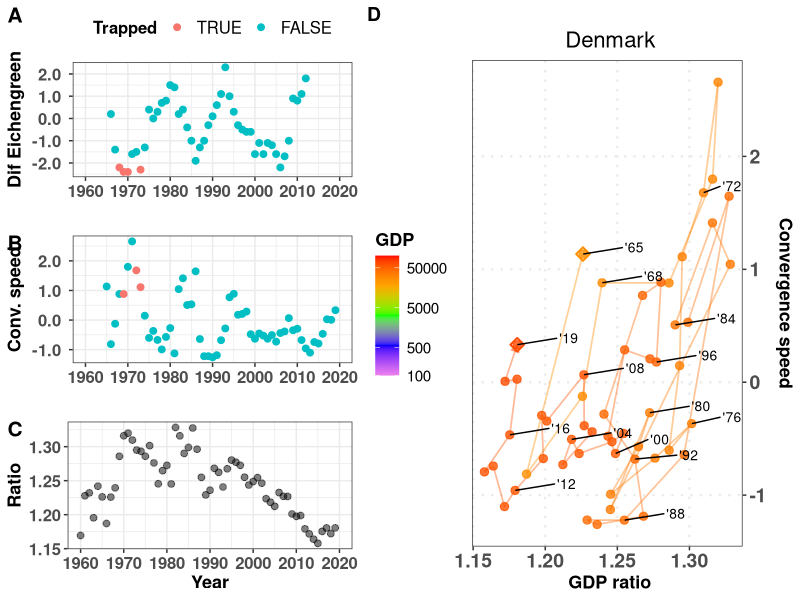
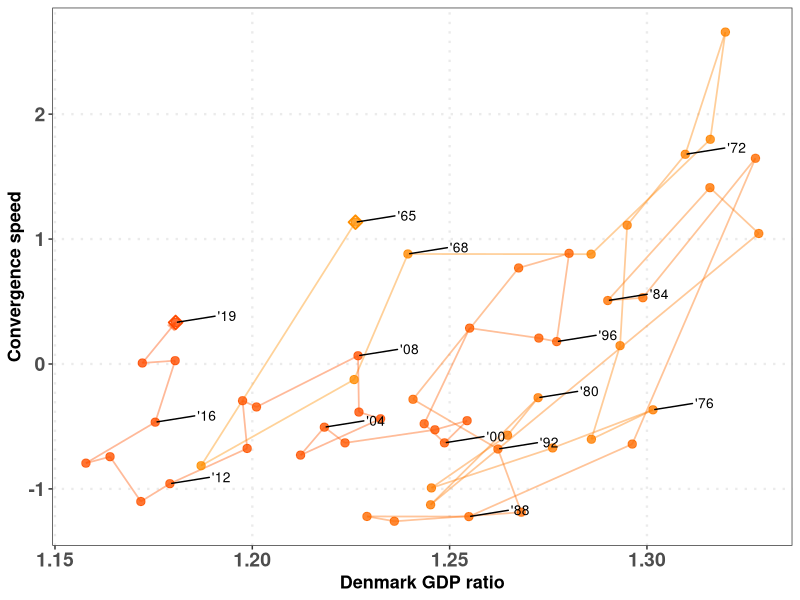
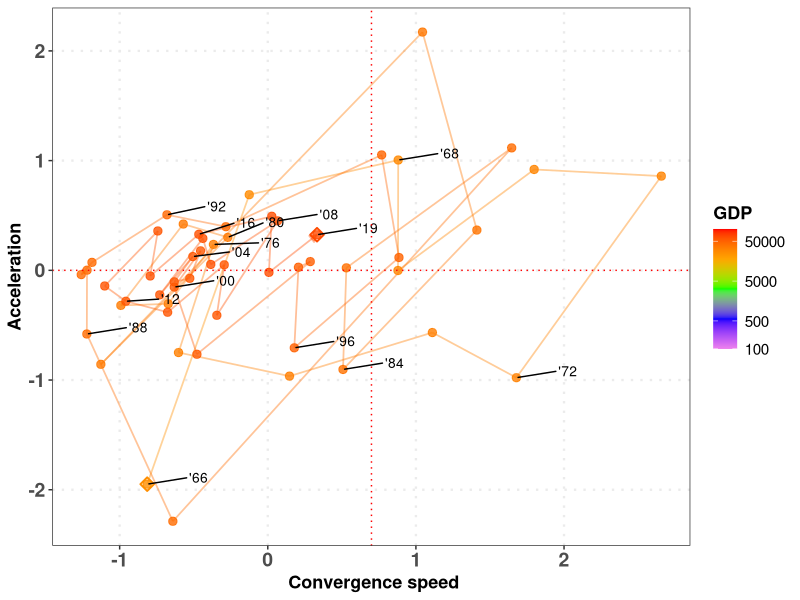
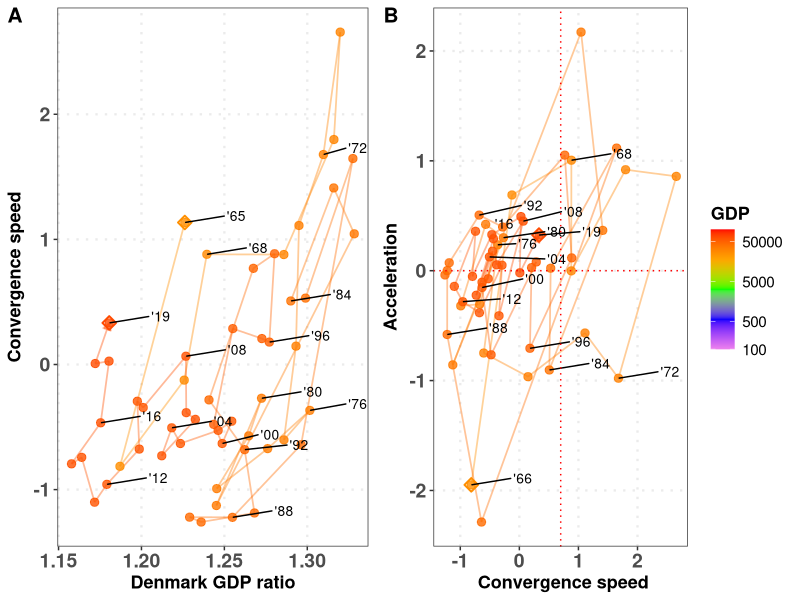
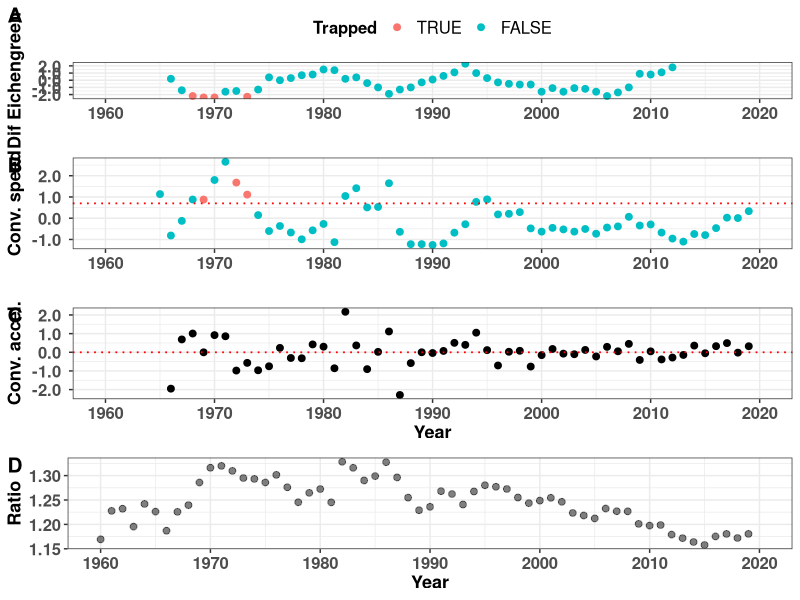

Here is the R script that generated these plots, in order:
# Script to generate all magnitudes
# 
# List lcriteria allows to choose GDP, GNI or both
#
# Author: Javier Garcia-Algarra
# August 2021
# 
# set print_indiv to TRUE to procude all plots
# set print_tiff to print the ALL plot in that format
#
# Inputs:  input_data/GDP2010_WB.csv    GNIS.csv
#          config_data/config_plots.csv
#          config_data/criteria.txt
# Results: data/all_speeds_criteria.csv
#          figs/countries

library(ggplot2)
library(ggrepel)
library(cowplot)
library(patchwork)
library(zoo)

# Function to format axis labels
scaleFUN <- function(x) sprintf("%2.1f ", x)

# Function to generate a phase plot
phase_plot <- function(datos,xlabel="",ylabel="",xint=NA,yint=NA,
                       axisright=FALSE,legendpos="none",mbreaks=c(),pais="")
{      
  pphase <- ggplot(data=datos) +
    geom_path(
      aes(y = Y, x = X, colour=Magnitude),alpha=0.4,size = 0.6,
      arrow = arrow(length = unit(0.2, "cm"),type="closed"))+
    geom_point(aes(y = Y, x = X, colour=Magnitude), size = 2.5,
               alpha=0.8) +
    geom_point(data=datos[1,],aes(y = Y, x = X, colour=Magnitude), size = 3,
               alpha=1,shape=23, stroke=1) +
    geom_point(data=datos[nrow(datos),],aes(y = Y, x = X, colour=Magnitude), size = 3,
               alpha=1,shape=23, stroke=1) +
    scale_color_gradientn(name=criteria,colours=c("violet","blue","green","orange","red"),trans="log",
                          breaks = mbreaks, labels = mbreaks,limits=c(100,100000))+
    geom_text_repel(data=subset(datos,(Year%%4 == 0) | (Year==max(Year)) | (Year==min(Year))),
                    aes(label=sprintf("'%02d",Year%%100),y = Y, x = X),
                    hjust=-2,vjust=-0.2, size=3.5, color= "black" )+
    xlab(paste(pais,xlabel)) + ylab(ylabel)+ theme_bw()+
    theme(panel.grid.minor = element_blank(),
          panel.grid.major = element_line(size = 0.8,linetype = "dotted"),
          legend.title = element_text(face="bold", size=13),
          legend.text = element_text( size=11),
          legend.position = legendpos,
          axis.text.y = element_text(face="bold", size=14),
          axis.text.x = element_text(face="bold", size=14),
          axis.title.x = element_text(face="bold", size=13),
          axis.title.y  = element_text(face="bold", size=13),
          plot.title = element_text(hjust = 0.5,size=16))
  if (!is.na(xint))
    pphase <- pphase + geom_vline(xintercept=minconvspeed, color="red",linetype = "dotted",size=0.5)
  if (!is.na(yint))
    pphase <- pphase + geom_hline(yintercept=0, color="red",linetype = "dotted",size=0.5)
  if (axisright)
    pphase <- pphase + scale_y_continuous(position = "right")
  return(pphase)
}



criteria <- read.table("config_data/criteria.txt")
lcriteria <- criteria$V1

configuration_file <- read.table("config_data/config_plots.csv", sep=";", header=TRUE)
if (configuration_file$CountryCode == "MSCI"){           # Plot MSCI countries
  countries_msci <- read.csv("input_data/countries_msci.csv")
  lcountrycode <- countries_msci$ISOCode
} else 
  lcountrycode <- configuration_file$CountryCode

print_indiv <- configuration_file$print_indiv      # Print individual files
print_tiff <- configuration_file$print_tiff        # Produce tiff files. Be careful, each tiff file weights 24 MB!

USA_perc_middle_GNI <- 0.3
USA_perc_middle_GDP <- 0.5
gap_widening_GDP <- 0
gap_widening_GNI <- 0
mmovper <- 5
last_year_Ecihengreen <- 2013
mingb_GDP <- 3.5
mindif_GDP <- -2
minMagnitude_GDP <- 10000
mingb_GNI <- 3.5
mindif_GNI <- -2
minMagnitude_GNI <- 10000
minconvspeed_GDP <- 0.7
minconvspeed_GNI <- 2
tdir1 <- "figs"
tdir <- paste0(tdir1,"/countries")
if (!dir.exists(tdir)){
  dir.create(tdir1)
  dir.create(tdir)
}
ppi <- 300
my_breaks <- c(100,500,1000,2500,5000,10000,20000,50000)
my_breaks <- c(100,500,5000,50000)


for (criteria in lcriteria)
{
  count_countries <- 0
  if (criteria == "GDP"){
    USA_perc_middle <- USA_perc_middle_GDP
    mingb <- mingb_GDP
    mindif <- mindif_GDP
    minMagnitude <- minMagnitude_GDP
    gap_widening <- gap_widening_GDP
    minconvspeed <- minconvspeed_GDP
  }
  else {
    USA_perc_middle <- USA_perc_middle_GNI
    mingb <- mingb_GNI
    mindif <- mindif_GNI
    minMagnitude <- minMagnitude_GNI
    gap_widening <- gap_widening_GNI
    minconvspeed <- minconvspeed_GNI
  }
  for (countrycode in lcountrycode)
  {
    count_countries <- count_countries + 1
    print(paste(countrycode,criteria))
    if (criteria == "GNI"){
      DATA_WB <- read.csv("input_data/GNIS.csv")
    } else
      DATA_WB <- read.delim2("input_data/GDP2010_WB.csv")
    rawdata <- DATA_WB[DATA_WB$Country.Code==countrycode,]
    usadata <- DATA_WB[DATA_WB$Country.Name=="United States",]
    country <- DATA_WB[DATA_WB$Country.Code==countrycode,]$Country.Name
    datos_pais <- data.frame("Year"=seq(1960,2019))
    datos_pais$Magnitude = 0
    datos_pais$growth = 0
    datos_pais$gb = 0      # Average growth backwards, for Eichengreen criterium
    datos_pais$ga = 0      # Average growth forward
    datos_pais$dif = 0     # Difference among ga and gb for Eichengreen criterium
    datos_pais$dgrowth_dt = 0
    datos_pais$USAMagnitude = 0
    datos_pais$ratio = NA
    datos_pais$drat4rio_dt = 0
    datos_pais$dratio_dt_mmov = 0
    datos_pais$dratio_dt2_mmov = NA
    period_calc = 7
    for (i in 1960:2020){
      datos_pais$Magnitude[i-(1960)] <- as.numeric(rawdata[,4+i-1960])
      datos_pais$USAMagnitude[i-(1960)] <- as.numeric(usadata[,4+i-1960]) # USA GDP or GNI
      datos_pais$ratio[i-(1960)] <- datos_pais$Magnitude[i-(1960)]/datos_pais$USAMagnitude[i-(1960)]
    }
    for (j in 2:nrow(datos_pais))
      datos_pais$growth[j] <- 100*(datos_pais$Magnitude[j] - datos_pais$Magnitude[j-1])/
                              (datos_pais$Magnitude[j-1])  # Magnitude growth
    for (j in 2:(nrow(datos_pais))){
      datos_pais$dgrowth_dt[j] <- (datos_pais$growth[j+1] - datos_pais$growth[j])
      # Gap closing speed
      datos_pais$dratio_dt[j] <- 100*(datos_pais$ratio[j] - datos_pais$ratio[j-1])
      }
    datos_pais$dratio_dt_mmov <- rollmean(datos_pais$dratio_dt, mmovper, fill = NA,  align = "right")
    #datos_pais$dratio_dt2_mmov<- rollmean(datos_pais$dratio_dt2, mmovper_acc, fill = NA,  align = "right")
    
    for (j in 2:(nrow(datos_pais)))
      datos_pais$dratio_dt2_mmov[j] <- (datos_pais$dratio_dt_mmov[j] - datos_pais$dratio_dt_mmov[j-1])
    # criteria Eichengreen
    for (j in period_calc:nrow(datos_pais))
      datos_pais$gb[j] <- sum(datos_pais$growth[(j-(period_calc-1)):j])/period_calc
    for (j in 1:(nrow(datos_pais)-period_calc))
      datos_pais$ga[j] <- sum(datos_pais$growth[(j+1):(j+(period_calc))])/period_calc
    for (j in 1:nrow(datos_pais))
      datos_pais$dif[j] <- datos_pais$ga[j]-datos_pais$gb[j]
    datosplot <- datos_pais[period_calc:(nrow(datos_pais)-period_calc),]
    datosplot$Trapped = FALSE
    limityears <- c(1960,2020)
    yearlabels <- seq(1960,2020,by=10) 
    datosplot$gb = (floor(datosplot$gb* 10)+1)/10
    datosplot$dif = (floor(datosplot$dif* 10)+1)/10
    for (k in 1:nrow(datosplot)){
      datosplot$Trapped[k] = (datosplot$Magnitude[k]>minMagnitude) & (datosplot$gb[k]>=mingb) & (datosplot$dif[k] <= mindif)
    }
    pEichen <- ggplot(data= datosplot, aes(x=Year,y=dif,color=Trapped))+
         geom_point(size=2)+ylab(paste("Dif Eichengreen"))+xlab("")+
         scale_color_discrete(limits = c('TRUE', 'FALSE'))+
         scale_x_continuous(limits=limityears,breaks=yearlabels,labels=yearlabels)+ 
         scale_y_continuous(labels=scaleFUN)+
         theme_bw()+ 
         theme(legend.position="top",
               legend.title = element_text(face="bold", size=12),
               legend.text = element_text( size=12),
            axis.text.y = element_text(face="bold", size=12),
            axis.text.x = element_text(face="bold", size=12),
            axis.title.x = element_text(face="bold", size=13),
            axis.title.y  = element_text(face="bold", size=13))
    
    datosEich <- datos_pais[(datos_pais$Year >= min(datosplot$Year))&
                              (datos_pais$Year<last_year_Ecihengreen),]
    datosEich <- datos_pais 
    datosEich$signacc <- (datosEich$dratio_dt2_mmov < gap_widening) & (datosEich$dratio_dt_mmov > minconvspeed)
    datos_speed <- datosEich[!is.na(datosEich$dratio_dt_mmov),]
    datos_speed[is.na(datos_speed$dratio_dt2_mmov),]$signacc <- FALSE
    pconvergencespeed <- ggplot(data= datos_speed, aes(x=Year,y=dratio_dt_mmov,color=signacc))+
     geom_point(size=2)+ylab(paste("Conv. speed"))+
      scale_x_continuous(limits=limityears,breaks=yearlabels,labels=yearlabels)+
      scale_y_continuous(labels=scaleFUN)+
      scale_color_discrete(limits = c('TRUE', 'FALSE'))+
      theme_bw()+ xlab("")+labs(colour="Trapped")+
      theme(axis.text.y = element_text(face="bold", size=12),
            axis.text.x = element_text(face="bold", size=12),
            axis.title.x = element_text(face="bold", size=13),
            axis.title.y  = element_text(face="bold", size=13))

    pratio <- ggplot(data= datosEich, aes(x=Year,y=ratio))+
      geom_point(size=2,col="black",alpha=0.5)+ylab(paste("Ratio"))+
      scale_x_continuous(limits=limityears, breaks=yearlabels,labels=yearlabels)+
      theme_bw() + xlab("Year")+
      theme(axis.text.y = element_text(face="bold", size=12),
                                axis.text.x = element_text(face="bold", size=12),
                                axis.title.x = element_text(face="bold", size=13),
                                axis.title.y  = element_text(face="bold", size=13))
    
    pacc <- ggplot(data= datosEich, aes(x=Year,y=dratio_dt2_mmov))+
      geom_point(size=2)+ylab(paste("Conv. accel."))+
      scale_x_continuous(limits=limityears, breaks=yearlabels,labels=yearlabels)+
      scale_y_continuous(labels=scaleFUN)+
      geom_hline(yintercept=gap_widening, color="red",linetype = "dotted",size=0.6) +
      theme_bw() + xlab("Year")+
      theme(legend.position = "none",
            axis.text.y = element_text(face="bold", size=12),
            axis.text.x = element_text(face="bold", size=12),
            axis.title.x = element_text(face="bold", size=13),
            axis.title.y  = element_text(face="bold", size=13))
    if (criteria == "GDP")
      pizda <- plot_grid(
        pEichen, pconvergencespeed+theme(legend.position="none"), pratio, labels=c("A","B","C"),
        label_size = 15,rel_heights = c(0.38,0.31,0.31),
        ncol = 1
      )
    else
      pizda <- plot_grid(
        pconvergencespeed+theme(legend.position="top"), pratio, labels=c("A","B"),
        label_size = 15,rel_heights = c(0.55,0.45),
        ncol = 1
      )
    datos_pais$Country = country
    datos_pais$CountryCode = rawdata$Country.Code[1]
    if (print_indiv){
      datos_speed <- datos_pais[!is.na(datos_pais$dratio_dt_mmov),]
      datos_acc <- datos_speed[!is.na(datos_speed$dratio_dt2_mmov),]
      datos_speed$X <- datos_speed$ratio
      datos_speed$Y <- datos_speed$dratio_dt_mmov
      pratiospeed <- phase_plot(datos_speed,xlabel=paste(criteria,"ratio"),ylabel="Convergence speed",
                        xint=NA, yint=NA,axisright = TRUE,legendpos = "left",mbreaks = my_breaks)
      pratiospeedleft <- phase_plot(datos_speed,xlabel=paste(criteria,"ratio"),ylabel="Convergence speed",
                                xint=NA, yint=NA,axisright = FALSE,legendpos = "none",
                                mbreaks = my_breaks,pais = country)
      datos_acc$X <- datos_acc$dratio_dt_mmov
      datos_acc$Y <- datos_acc$dratio_dt2_mmov
      pspeedacc <- phase_plot(datos_acc,xlabel="Convergence speed",ylabel="Acceleration",
                              xint=minconvspeed, yint=0,axisright = FALSE,
                              legendpos = "right",mbreaks = my_breaks)
  
      
      pphases <- plot_grid(
        pratiospeedleft, pspeedacc, labels=c("A","B"),
        label_size = 15,
        ncol = 2, rel_widths = c(0.47,0.53)
      )
      
      wplot <- 13
      hplot <- 8
      nfile <- paste0(tdir,"/ALL_",country,"_",criteria,"_",mmovper)
      prattitle <- pratiospeed+ ggtitle(paste("\n",country))
      png(paste0(nfile,".png"), width=wplot*ppi, height=hplot*ppi, res=ppi)
      if (criteria == "GDP"){
        labelphase <- "D"
      } else
        labelphase <- "C"
      todo <- plot_grid(
        pizda,prattitle,labels=c(" ",labelphase),
        label_size = 14,rel_widths = c(0.45,0.55),
        ncol = 2
        )
      print(todo)
      dev.off()
      
      if (print_tiff){
        tiff(paste0(nfile,".tiff"), width=wplot*ppi, height=hplot*ppi,res=ppi)
        print(todo)
        dev.off()
      }
      
      wplot <- 7
      hplot <- 7
      nfile <- paste0(tdir,"/RATIOSvsSPEED_",country,"_",criteria,"_",mmovper)
      png(paste0(nfile,".png"), width=wplot*ppi, height=hplot*ppi, res=ppi)
      print(pratiospeedleft)
      dev.off()
      
      if (print_tiff){
        tiff(paste0(nfile,".tiff"), width=wplot*ppi, height=hplot*ppi,res=ppi)
        print(prattitle)
        dev.off()
      }
      
      nfile <- paste0(tdir,"/SPEEDvsACC_",country,"_",criteria,"_",mmovper)
      png(paste0(nfile,".png"), width=wplot*ppi, height=hplot*ppi, res=ppi)
      print(pspeedacc)
      dev.off()
      
      
      wplot <- 14
      hplot <- 6
      nfile <- paste0(tdir,"/PHASES_",country,"_",criteria,"_",mmovper)
      png(paste0(nfile,".png"), width=wplot*ppi, height=hplot*ppi, res=ppi)
      print(pphases)
      dev.off()
      
      if (print_tiff){
        tiff(paste0(nfile,".tiff"), width=wplot*ppi, height=hplot*ppi,res=ppi)
        print(pphases)
        dev.off()
      }
      
      wplot <- 7
      hplot <- 9
      nfile <- paste0(tdir,"/TIMELINE_",country,"_",criteria,"_",mmovper)
      png(paste0(nfile,".png"), width=wplot*ppi, height=hplot*ppi, res=ppi)
      if (criteria == "GDP")
        ptimes <- plot_grid(
          pEichen, pconvergencespeed+
                   geom_hline(yintercept=minconvspeed, color="red",linetype = "dotted",size=0.6)+
                   theme(legend.position="none"),
          pacc+xlab("Year"),pratio, labels=c("A","B","C","D"),
          label_size = 15,
          ncol = 1
        )
      else
        ptimes <- plot_grid(
          pconvergencespeed+
            geom_hline(yintercept=minconvspeed, color="red",linetype = "dotted",size=0.6)+
            theme(legend.position="top"),
          pacc+xlab("Year"),pratio, labels=c("A","B","C"),rel_heights = c(0.36,0.32,0.32),
          label_size = 15,
          ncol = 1
        )
      if (print_tiff){
        tiff(paste0(nfile,".tiff"), width=wplot*ppi, height=hplot*ppi,res=ppi)
        print(ptimes)
        dev.off()
      }
      
      print(ptimes)
      dev.off()
    }
    if (count_countries == 1)
      datos_all <- datos_pais
    else
      datos_all <- rbind(datos_all,datos_pais)
  }

  refx <- USA_perc_middle
  refy <- 0
  lp <- unique(datos_all$Country)
  datadist <- data.frame("Country"=c(),"CountryCode"=c(),"distX"=c(),"distY"=c())
  for (k in lp){
    clean_data <- datos_all[(datos_all$Country == k) & !is.na(datos_all$ratio) & 
                            !is.na(datos_all$dratio_dt_mmov),]
    datosx <- datos_all[(datos_all$Country == k) & !is.na(datos_all$ratio),]$ratio
    datosy <- datos_all[(datos_all$Country == k) & !is.na(datos_all$dratio_dt_mmov),]$dratio_dt_mmov
    datadist <- rbind(datadist,data.frame("Country"=k,"CountryCode"= clean_data$CountryCode[1],
                                          "distX"=mean(clean_data$ratio),
                      "distY"=mean(clean_data$dratio_dt_mmov)))
  }
  
  if (length(lcountrycode)>5)  # to avoid accidental overwriting when testing with a short list
     write.csv(datos_all,paste0("output_data/all_speeds_",criteria,".csv"),row.names = FALSE)
     remove("datos_all")

}
